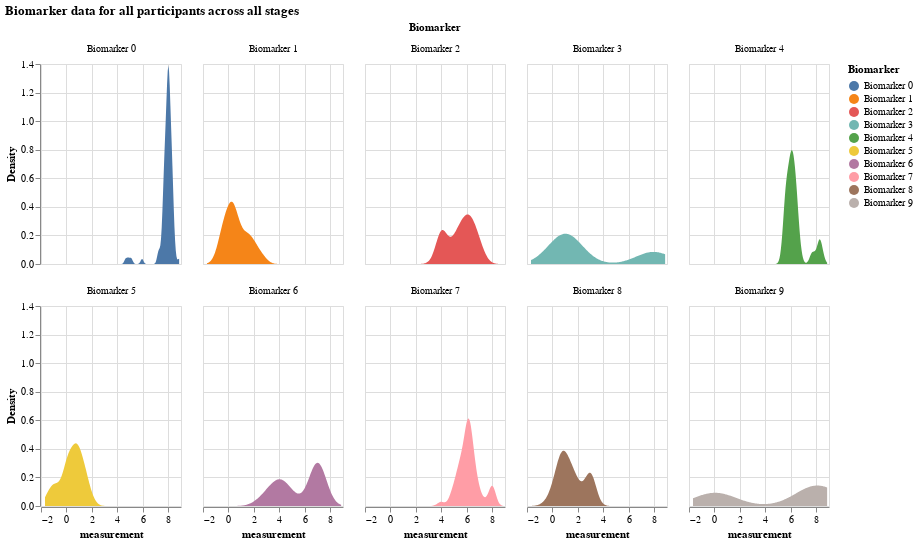

The notebook cell saved with this chart:
### Markdown cell above
## Visualizing simulated results

With the above data structure, we can visualize the following data:

- Distribution of all biomarker values by biomarker
- Distribution of all biomarker values when the participant is at a certain disease stage
- Comparing a certain biomarker data 
- A certain participant's data

### Distribution of all biomarker values by biomarker

### Code cell
df = pd.DataFrame(X, columns = [f"Biomarker {i}" for i in range(N)])

# make this dataframe wide to long 
df_long = df.melt(var_name = "Biomarker", value_name="Value")

# exapand the value column into a dataframe
values_df = df_long['Value'].apply(pd.Series)
values_df.columns = ['participant', 'measurement', 'k_j', 'k_n', 'drawn_from']

# join values_df with df_long
df_expanded = df_long.drop('Value', axis = 1).join(values_df)

alt.Chart(df_expanded).transform_density(
    'measurement',
    as_=['measurement', 'Density'],
    groupby=['Biomarker']
).mark_area().encode(
    x="measurement:Q",
    y="Density:Q",
    facet = alt.Facet(
        "Biomarker:N",
        columns = 5
    ),
    color=alt.Color(
        'Biomarker:N'
    )
).properties(
    width= 140,
    height = 200,
).properties(
    title='Biomarker data for all participants across all stages'
)

### Figure 1 — Vega-Lite specification as saved in the notebook (floating-point values rounded to 4 significant figures; data arrays with more than 128 entries replaced by an {"elided": "..."} marker saying what was removed)
{"config": {"view": {"continuousWidth": 300, "continuousHeight": 300}}, "data": {"name": "data-2871c53a8d747ff079db853798b4f242"}, "mark": {"type": "area"}, "encoding": {"color": {"field": "Biomarker", "type": "nominal"}, "facet": {"columns": 5, "field": "Biomarker", "type": "nominal"}, "x": {"field": "measurement", "type": "quantitative"}, "y": {"field": "Density", "type": "quantitative"}}, "height": 200, "title": "Biomarker data for all participants across all stages", "transform": [{"density": "measurement", "groupby": ["Biomarker"], "as": ["measurement", "Density"]}], "width": 140, "$schema": "https://vega.github.io/schema/vega-lite/v5.16.3.json", "datasets": {"data-2871c53a8d747ff079db853798b4f242": {"elided": "1000 records"}}}
